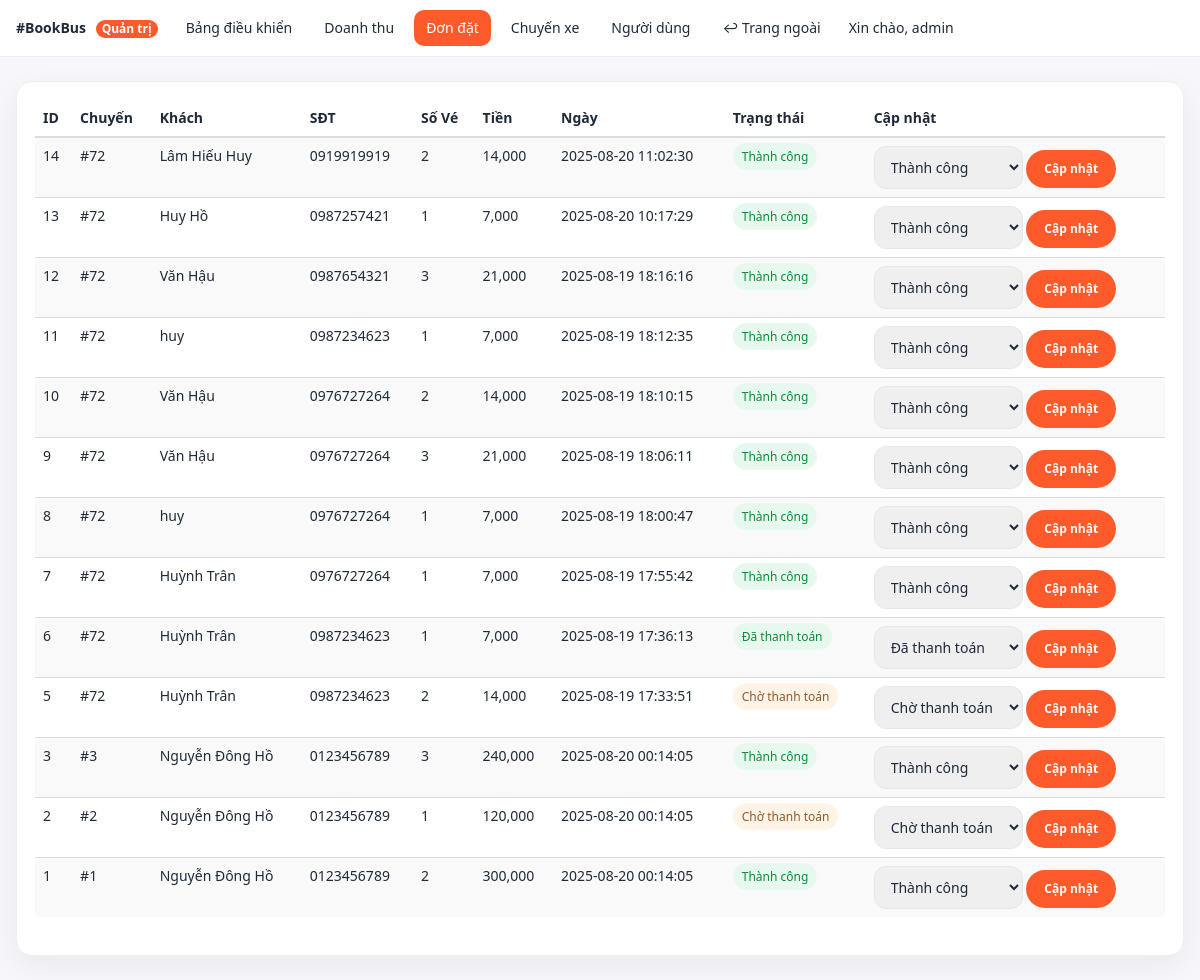
Page /admin/orders.php (signed in) on the earlier database version.
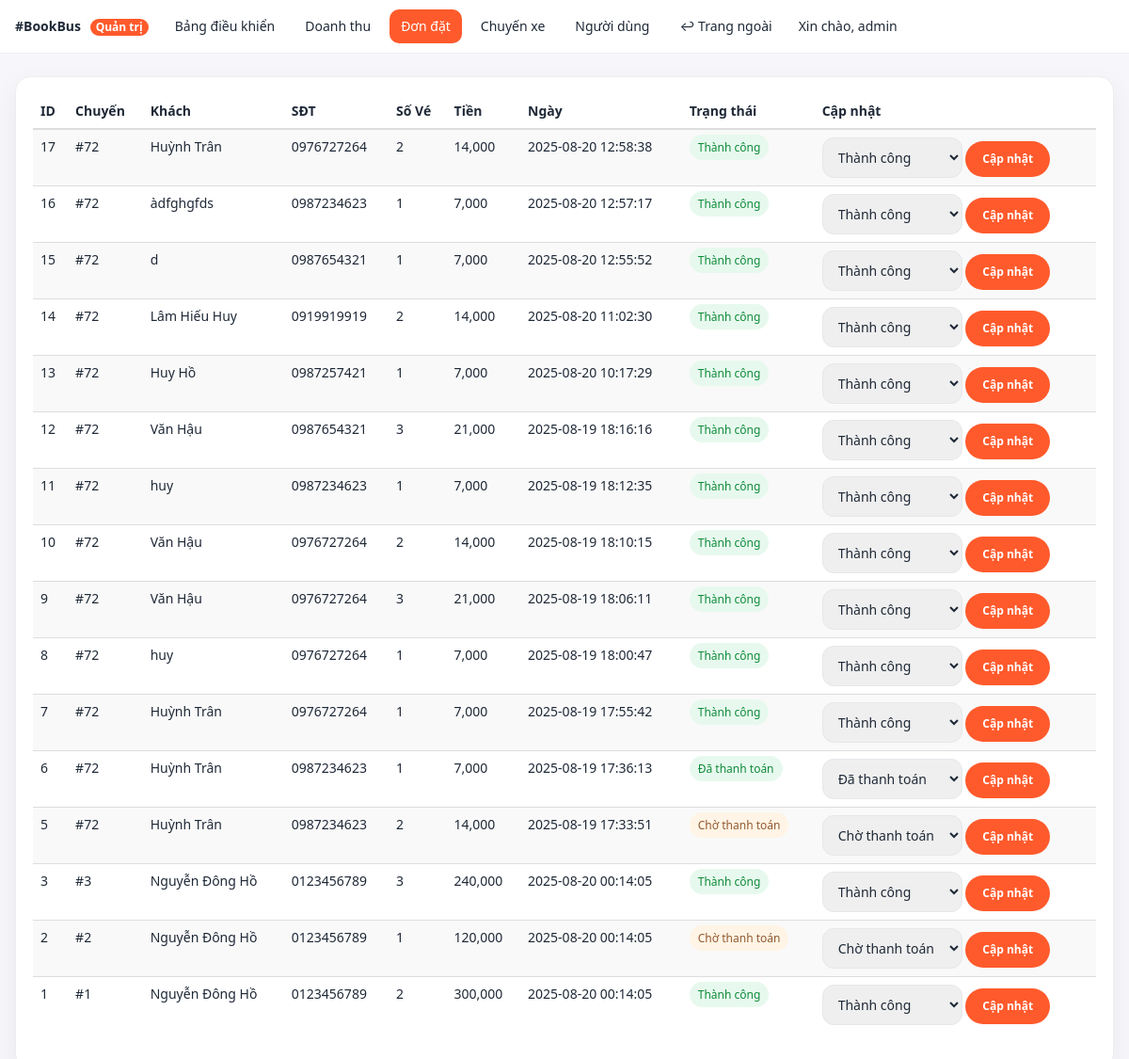
Same page on the later database version.
### tables this page shows
CREATE TABLE "dat_ve" (
        id INTEGER PRIMARY KEY AUTOINCREMENT,
        user_id INTEGER,
        id_chuyen INTEGER,
        ho_ten TEXT,
        email TEXT,
        sdt TEXT,
        so_luong INTEGER DEFAULT 1,
        amount REAL DEFAULT 0,
        gia_ve REAL DEFAULT 0,
        payment_status TEXT DEFAULT 'pending',
        order_id TEXT,
        ngay_dat TEXT DEFAULT (datetime('now', 'localtime')),
        created_at TEXT DEFAULT (datetime('now', 'localtime'))
    , payment_provider TEXT DEFAULT 'mock', txn_id TEXT, ipn_payload TEXT, updated_at TEXT);

### admin/orders.php (the view, shortened to what this page needs)
<?php
require_once __DIR__ . "/_layout_top.php";
require_once __DIR__ . "/../libs/db_chuyenxe.php";
$rows = $pdo->query("SELECT id,id_chuyen,ho_ten,sdt,so_luong,amount,ngay_dat,payment_status FROM dat_ve ORDER BY id DESC")->fetchAll(PDO::FETCH_ASSOC);
function vn_status($s){
  $map = [
    'pending'  => 'Chờ thanh toán',
    'paid'     => 'Đã thanh toán',
    'success'  => 'Thành công',
    'failed'   => 'Thất bại',
    'refunded' => 'Đã hoàn tiền',
  ];
  return $map[$s] ?? $s;
}
function badge_class($s){
  if ($s==='pending') return 'badge-status badge-pending';
  return 'badge-status badge-success';
}
$opts = ['pending','paid','success','failed','refunded'];
?>
<div class="cardx">
  <div class="table-responsive">
  <table class="table table-sm table-striped align-middle">
    <thead><tr>
      <th>ID</th><th>Chuyến</th><th>Khách</th><th>SĐT</th><th>Số Vé</th><th>Tiền</th><th>Ngày</th><th>Trạng thái</th><th>Cập nhật</th>
    </tr></thead>
    <tbody>
    <?php foreach($rows as $r): $st=$r['payment_status']; ?>
    <tr>
      <td><?=$r['id']?></td>
      <td>#<?=$r['id_chuyen']?></td>
      <td><?=htmlspecialchars($r['ho_ten'])?></td>
      <td><?=htmlspecialchars($r['sdt'])?></td>
      <td><?=$r['so_luong']?></td>
      <td><?=number_format((int)$r['amount'])?></td>
      <td><?=htmlspecialchars($r['ngay_dat'])?></td>
      <td><span class="<?=badge_class($st)?>"><?=vn_status($st)?></span></td>
      <td>
        <form method="post" action="orders_action.php" class="d-flex gap-2 align-items-center">
          <select name="status" class="form-select form-select-sm" style="width:auto;">
            <?php foreach($opts as $o): ?>
              <option value="<?=$o?>" <?=$st===$o?'selected':''?>><?=vn_status($o)?></option>
            <?php endforeach; ?>
          </select>
          <button class="btn btn-sm btn-brand">Cập nhật</button>
        </form>
      </td>
    </tr>
    <?php endforeach; ?>
    </tbody>
  </table>
  </div>
</div>
<?php require_once __DIR__ . "/_layout_bottom.php"; ?>

Differences in the rows shown:
added dat_ve: id "17", id_chuyen "72", ho_ten "Huỳnh Trân", sdt "0976727264", so_luong "2", amount "14,000", ngay_dat "2025-08-20 12:58:38", payment_status "Thành công", status "Thành công"
added dat_ve: id "16", id_chuyen "72", ho_ten "àdfghgfds", sdt "0987234623", so_luong "1", amount "7,000", ngay_dat "2025-08-20 12:57:17", payment_status "Thành công", status "Thành công"
added dat_ve: id "15", id_chuyen "72", ho_ten "d", sdt "0987654321", so_luong "1", amount "7,000", ngay_dat "2025-08-20 12:55:52", payment_status "Thành công", status "Thành công"
